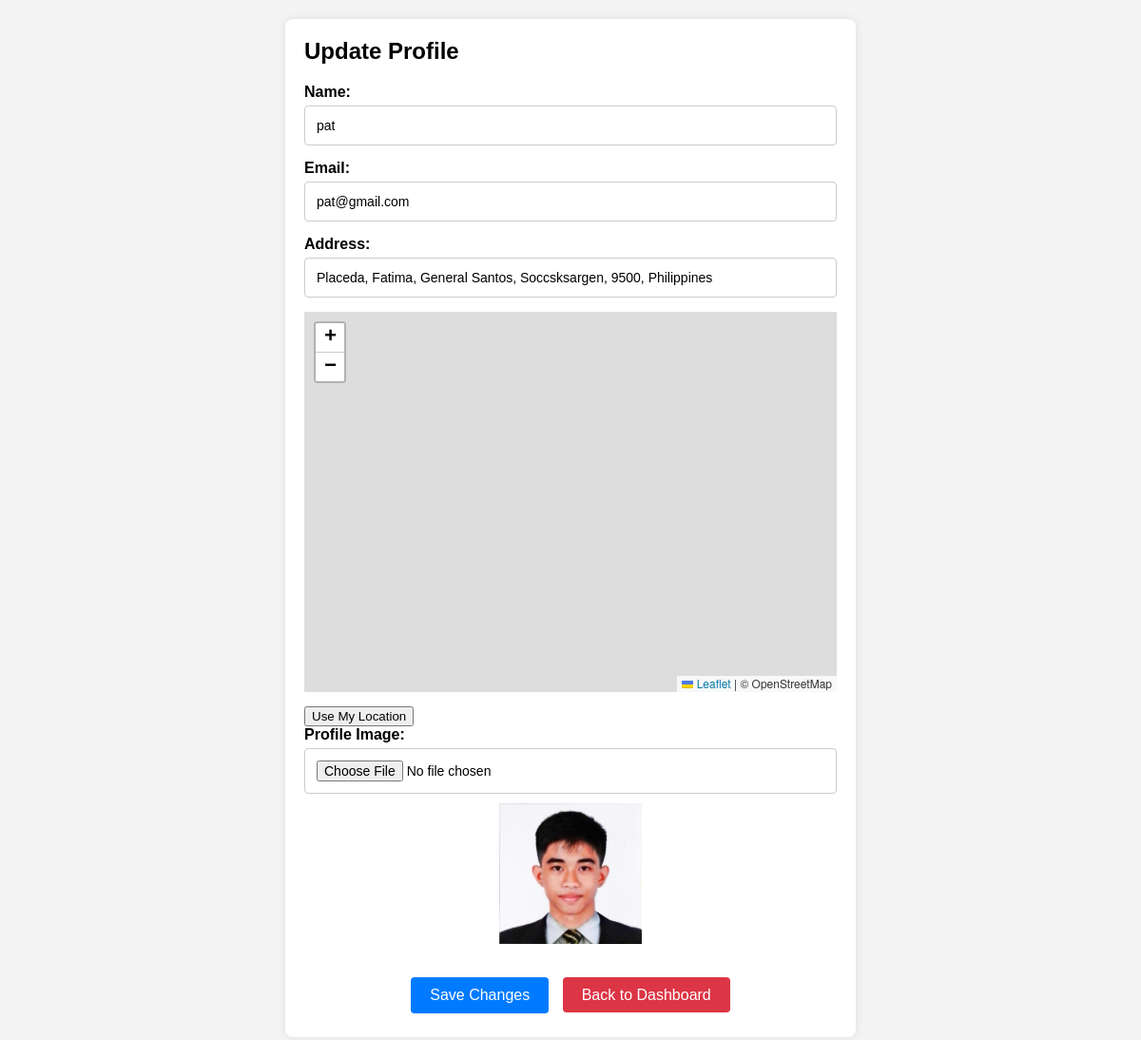
Screenshot of /user/update_profile.php (signed in) with the database file from the repository.
### tables this page shows
CREATE TABLE `users` (
  `id` int(11) NOT NULL,
  `name` varchar(255) NOT NULL,
  `email` varchar(255) NOT NULL,
  `password` varchar(255) NOT NULL,
  `user_type` enum('admin','doctor','patient') NOT NULL,
  `created_at` timestamp NOT NULL DEFAULT current_timestamp(),
  `updated_at` timestamp NOT NULL DEFAULT current_timestamp() ON UPDATE current_timestamp(),
  `image` varchar(255) DEFAULT 'default_images/default.jpg',
  `address` varchar(255) DEFAULT NULL
);

### user/update_profile.php (the view, shortened to what this page needs)
<?php
include '../db.php';
$user_id = $_SESSION['user_id'];
$stmt = $pdo->prepare("SELECT name, email, address, image FROM users WHERE id = ?");
$stmt->execute([$user_id]);
$user = $stmt->fetch();
?>
<!DOCTYPE html>
<html lang="en">
<head>
    <link rel="stylesheet" href="https://unpkg.com/leaflet/dist/leaflet.css" />
</head>
<body>
<div class="container">
    <div class="card">
        <h2>Update Profile</h2>
        <form action="" method="post" enctype="multipart/form-data">
            <div class="form-group">
                <label for="name">Name:</label>
                <input type="text" id="name" name="name" value="<?php echo htmlspecialchars($user['name']); ?>" required>
            </div>
            <div class="form-group">
                <label for="email">Email:</label>
                <input type="email" id="email" name="email" value="<?php echo htmlspecialchars($user['email']); ?>" required>
            </div>
            <div class="form-group">
                <label for="address">Address:</label>
                <input type="text" id="address" name="address" value="<?php echo htmlspecialchars($user['address']); ?>" required>
            </div>
            <div id="map"></div>
            <button type="button" id="get-location">Use My Location</button>
            <div class="form-group">
                <label for="image">Profile Image:</label>
                <input type="file" id="image" name="image" accept="image/*">
                <?php if ($user['image']): ?>
                    <img src="../uploads/<?php echo htmlspecialchars($user['image']); ?>" alt="Profile Image" class="profile-image">
                <?php endif; ?>
            </div>
            <div class="button-group">
                <button type="submit" class="save-button">Save Changes</button>
                <a href="patient_dashboard.php" class="cancel-button">Back to Dashboard</a>
            </div>
        </form>
    </div>
</div>
</body>
</html>

### user/update_profile.php (style rules this page uses)
body { font-family: Arial, sans-serif; background-color: #f4f4f4; margin: 0; padding: 0; }
.container { padding: 20px; max-width: 600px; margin: 0 auto; }
.card { background: #fff; padding: 20px; border-radius: 8px; box-shadow: 0 0 10px rgba(0, 0, 0, 0.1); margin-bottom: 20px; }
.card h2 { margin-top: 0; }
.form-group { margin-bottom: 15px; display: flex; flex-direction: column; align-items: stretch; }
.form-group label { display: block; margin-bottom: 5px; font-weight: bold; text-align: left; }
.form-group input[type="text"], .form-group input[type="email"], .form-group input[type="file"] { width: 100%; padding: 12px; border-radius: 4px; border: 1px solid #ccc; box-sizing: border-box; font-size: 14px; }
.button-group { text-align: center; margin-top: 20px; }
.button-group button, .button-group a { padding: 10px 20px; margin: 5px; border-radius: 4px; text-decoration: none; color: white; font-size: 16px; cursor: pointer; }
.save-button { background-color: #007bff; border: none; outline: none; }
.cancel-button { background-color: #dc3545; }
.profile-image { display: block; max-width: 150px; margin: 10px auto; }
#map { height: 400px; margin-bottom: 15px; }

### rows the page displays
users: name "pat", email "pat@gmail.com", address "Placeda, Fatima, General Santos, Soccsksargen, 9500, Philippines", image (picture)
